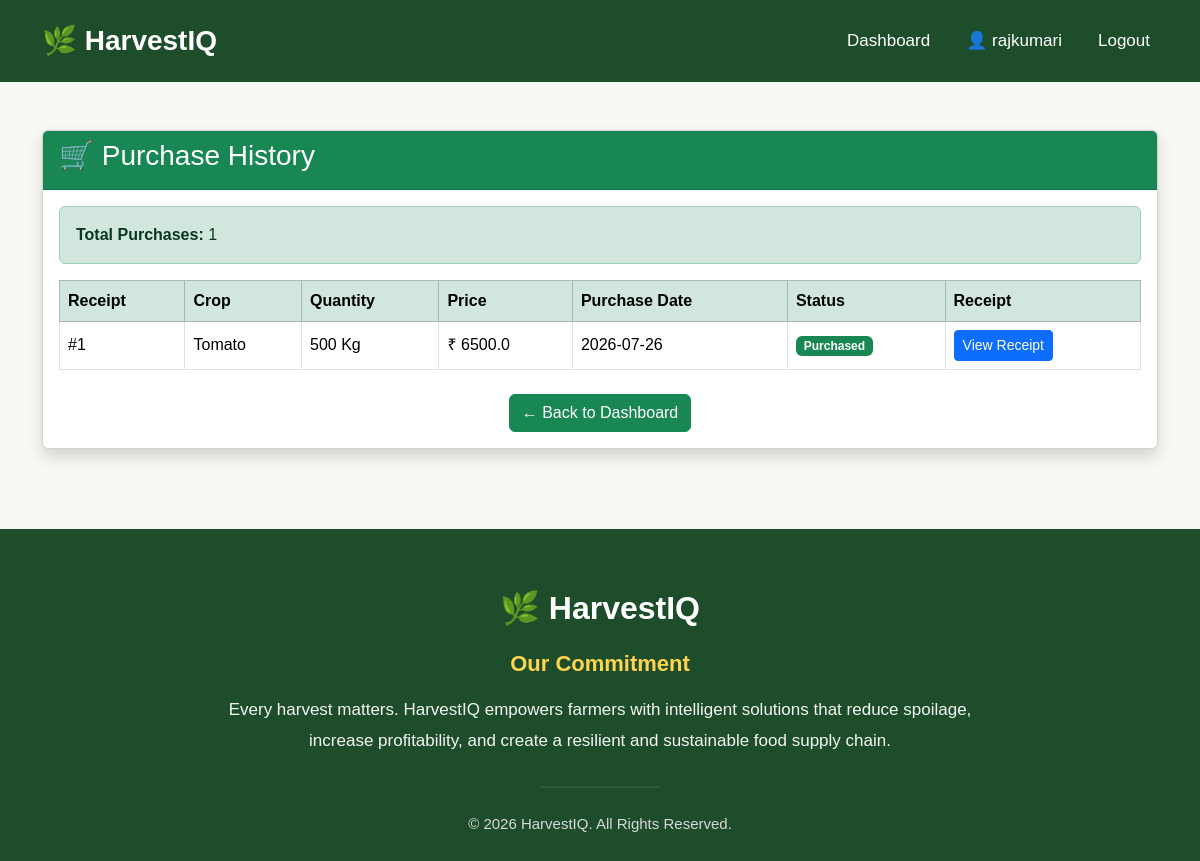
The page /purchase_history (signed in) on the database as committed earlier.
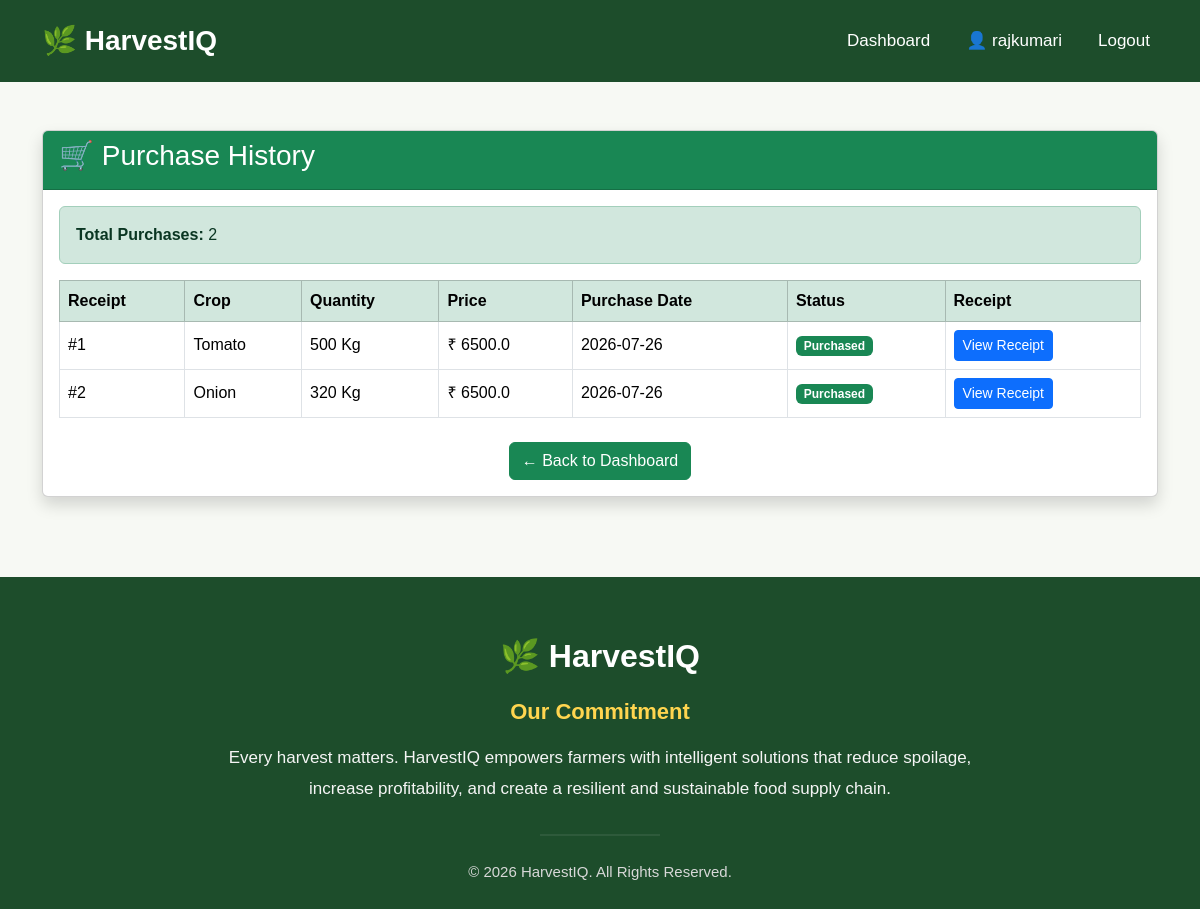
The same page on the database as committed later.
### app.py (models this page shows)
class Sale(db.Model):
    __tablename__ = "sales"
    id = db.Column(db.Integer, primary_key=True)
    batch_id = db.Column(
        db.Integer,
        db.ForeignKey("produce_batches.id"),
        nullable=False,
        unique=True
    )
    buyer_id = db.Column(
        db.Integer,
        db.ForeignKey("buyers.id"),
        nullable=False
    )
    sale_price = db.Column(db.Float)
    sale_date = db.Column(db.Date)
    quantity_sold = db.Column(db.Integer)
    batch = db.relationship(
        "ProduceBatch",
        back_populates="sale"
    )
    buyer = db.relationship(
        "Buyer",
        back_populates="purchases"
    )

class ProduceBatch(db.Model):
    __tablename__ = "produce_batches"
    id = db.Column(db.Integer, primary_key=True)
    farmer_id = db.Column(
        db.Integer,
        db.ForeignKey("farmers.id"),
        nullable=False
    )
    crop_name = db.Column(db.String(50))
    variety = db.Column(db.String(50))
    quantity = db.Column(db.Integer)
    unit = db.Column(db.String(20))
    harvest_date = db.Column(db.Date)
    farm_location = db.Column(db.String(200))
    status = db.Column(
        db.String(30),
        default="Registered"
    )
    farmer = db.relationship(
        "Farmer",
        back_populates="produce_batches"
    )
    quality = db.relationship(
        "QualityInspection",
        back_populates="batch",
        uselist=False,
        lazy=True
    )
    shelf_life = db.relationship(
        "ShelfLifePrediction",
        back_populates="batch",
        uselist=False,
        lazy=True
    )
    storage = db.relationship(
        "StorageRecord",
        back_populates="batch",
        lazy=True
    )
    deliveries = db.relationship(
        "Delivery",
        back_populates="batch",
        lazy=True
    )
    recommendation = db.relationship(
        "Recommendation",
        back_populates="batch",
        uselist=False,
        lazy=True
    )
    sale = db.relationship(
        "Sale",
        back_populates="batch",
        uselist=False,
        lazy=True
    )

### app.py (the view)
@app.route("/purchase_history")
def purchase_history():
    if "user_id" not in session:
        flash("Please login first.", "warning")
        return redirect(url_for("login"))
    buyer = Buyer.query.filter_by(
        user_id=session["user_id"]
    ).first_or_404()
    purchases = Sale.query.filter_by(
        buyer_id=buyer.id
    ).order_by(Sale.sale_date.desc()).all()
    return render_template(
        "purchase_history.html",
        purchases=purchases
    )

### templates/purchase_history.html (shortened to what this page needs)
{% extends "base.html" %}
{% block content %}
<div class="container mt-5">
    <div class="card shadow">
        <div class="card-header bg-success text-white">
            <h3>🛒 Purchase History</h3>
        </div>
        <div class="card-body">
            {% if purchases %}
            <div class="alert alert-success">
                <strong>Total Purchases:</strong>
                {{ purchases|length }}
            </div>
            <table class="table table-hover table-bordered align-middle">
                <thead class="table-success">
                    <tr>
                        <th>Receipt</th>
                        <th>Crop</th>
                        <th>Quantity</th>
                        <th>Price</th>
                        <th>Purchase Date</th>
                        <th>Status</th>
                        <th>Receipt</th>
                    </tr>
                </thead>
                <tbody>
                    {% for sale in purchases %}
                    <tr>
                        <td>#{{ sale.id }}</td>
                        <td>{{ sale.batch.crop_name }}</td>
                        <td>{{ sale.quantity_sold }} {{ sale.batch.unit }}</td>
                        <td>₹ {{ sale.sale_price }}</td>
                        <td>{{ sale.sale_date }}</td>
                        <td>
                            <span class="badge bg-success">
                                Purchased
                            </span>
                        </td>
                        <td>
                            <a href="{{ url_for('buyer_receipt', sale_id=sale.id) }}" class="btn btn-primary btn-sm">
                                View Receipt
                            </a>
                        </td>
                    </tr>
                    {% endfor %}
                </tbody>
            </table>
            {% else %}
            <div class="alert alert-warning text-center">
                <h5>No purchases yet.</h5>
            </div>
            {% endif %}
            <div class="text-center mt-4">
                <a href="{{ url_for('buyer_dashboard') }}" class="btn btn-success">
                    ← Back to Dashboard
                </a>
            </div>
        </div>
    </div>
</div>
{% endblock %}

Rows that differ between the two databases and show on the page:
added Sale: id "2", batch.crop_name "Onion", quantity_sold "320", batch.unit "Kg", sale_price "6500.0", sale_date "2026-07-26"
Other text that changed with them:
{{ purchases|length }}: "1" → "2"
